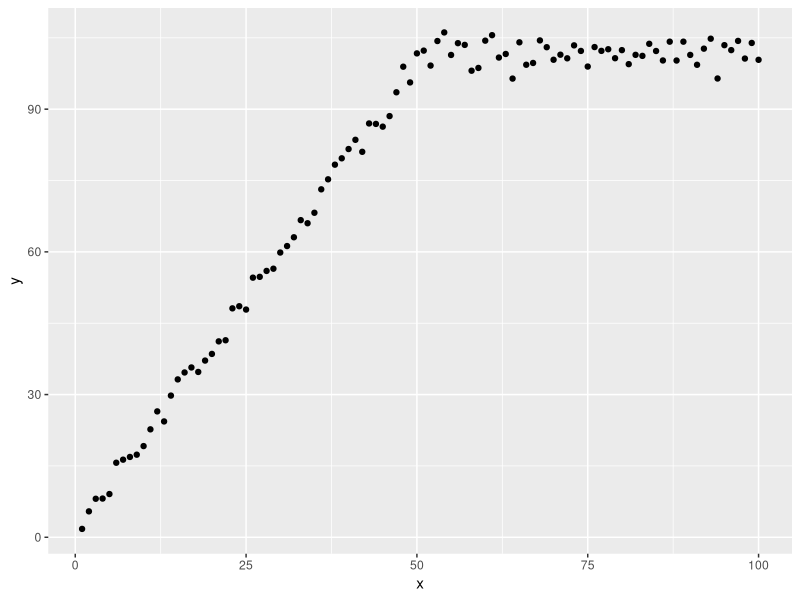
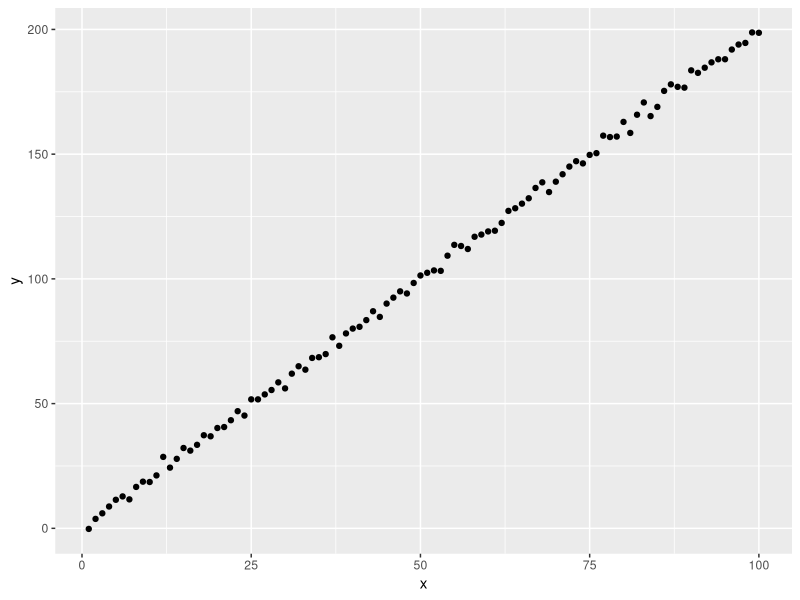

These figures' R source, in order:


#****************************************************
# STRUCTURAL BREAK TEST IN TIME SERIES DATA 
# 2018-12-12
# Nayef 
#****************************************************

library(strucchange)
library(tidyverse)

# references: 
# > https://stats.stackexchange.com/questions/93529/dummies-instead-of-the-chow-test 


# create fake data with breakpoint: --------
df1.fake.data <- 
    data.frame(x = seq(1, 100), 
               group = c(rep(0, 50), 
                         rep(1, 50))) %>% 
    mutate(y_orig = ifelse(group == 0, 
                           2*x,
                           2*x[51]),  # hold constant at twice the value of x[51]
           z = map_dbl(x, function(x){rnorm(1, 0, 2)}),  # fn actually doesn't take any args  
           y = y_orig + z)
    
# str(df1.fake.data)

# plot data: 
df1.fake.data %>% 
ggplot(aes(x = x, 
           y = y)) + 
    geom_point()



# now let's test for structural change at x = 51 ----- 
?sctest
?sctest.default
?sctest.formula

# test for structural break at point 51: 
m1 <- lm(y ~ x, 
         data = df1.fake.data)

sctest(m1, 
       type = "Chow", 
       point = 51)
# f(efp) = 3.5183, p-value = 7.083e-11
# Low p-value suggests that this is a break 


# What if we try on some other point? 
sctest(m1,
       type = "Chow", 
       point = 80)

# umm ... this test seems to think every point is a 
# break point?? 
# todo: what's going on here? 

# Ans. apparently the test is meant to be for a 
# specified breakpoint only? 
# https://en.wikipedia.org/wiki/Structural_break#cite_note-12 
# For linear regression models, the Chow test is 
# often used to test for a single break in mean at a 
# known time period K for K ∈ [1,T].[3][4] This test 
# assesses whether the coefficients in a regression 
# model are the same for periods [1,2, ...,K] and 
# [K + 1, ...,T]




# Situation 2: no break in series -----
df2.no.break <- 
    data.frame(x = seq(1, 100)) %>% 
    mutate(y_orig = 2*x, 
           z = map_dbl(x, function(x){rnorm(1, 0, 2)}),  # fn actually doesn't take any args  
           y = y_orig + z)

str(df2.no.break)             

# plot: 
df2.no.break %>% 
    ggplot(aes(x=x, 
               y=y)) + 
    geom_point()

# chow test: 
m2 <- lm(y ~ x, 
         data = df2.no.break)

sctest(y ~ x,
       data = df2.no.break, 
       type = "Chow", 
       point = 51)
# f(efp) = 0.51053, p-value = 0.9981
# definitely no breakpoint 
